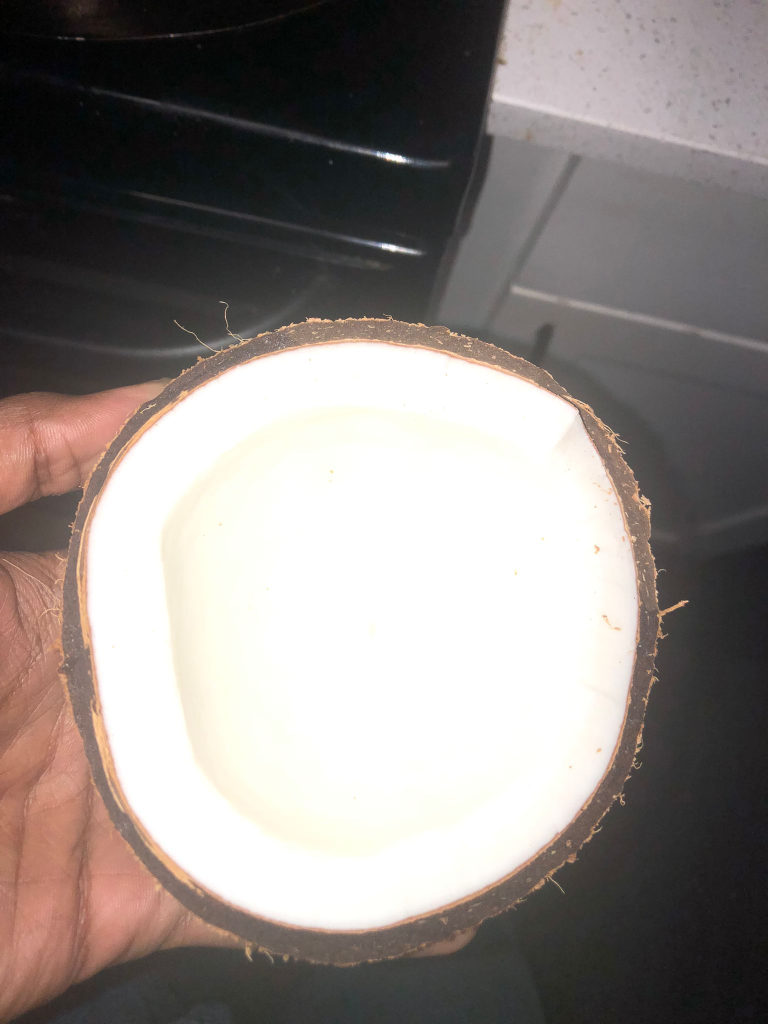
#> input picture image.jpg, 1536 x 2048 px (shown at 1/2 size)
$ python step1.py
#> lines starting #> are read from the running program, lines starting #| are printed output that depends on the picture; after the words box and inside, x2 and y2 are one past the last pixel; in counts of white or black regions, pixels touching at a corner belong together
import cv2
import numpy as np

# Read the image
image = cv2.imread('image.jpg')
#> image is the input picture: shape (2048, 1536, 3); mean B, G, R 131.7, 135, 142.2

# Convert the image to grayscale
gray = cv2.cvtColor(image, cv2.COLOR_BGR2GRAY)
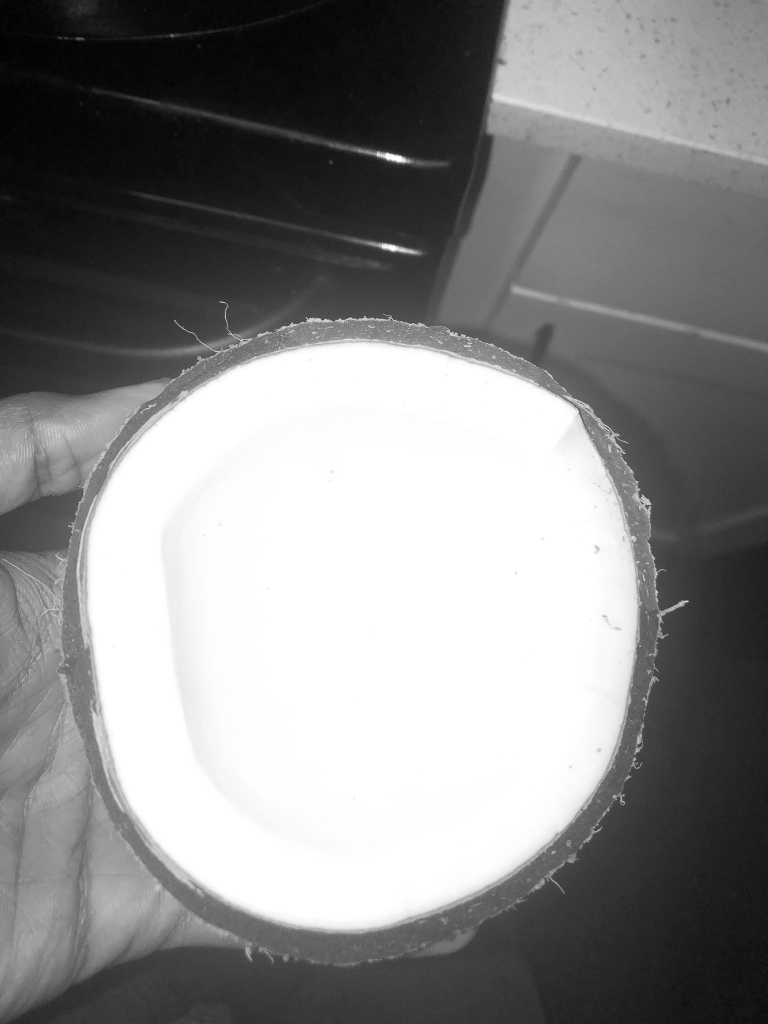
#> gray: shape (2048, 1536) (shown at 1/2 size); min 0, max 255, mean 136.8

# Threshold the image to obtain white regions
_, white_mask = cv2.threshold(gray, 200, 255, cv2.THRESH_BINARY)
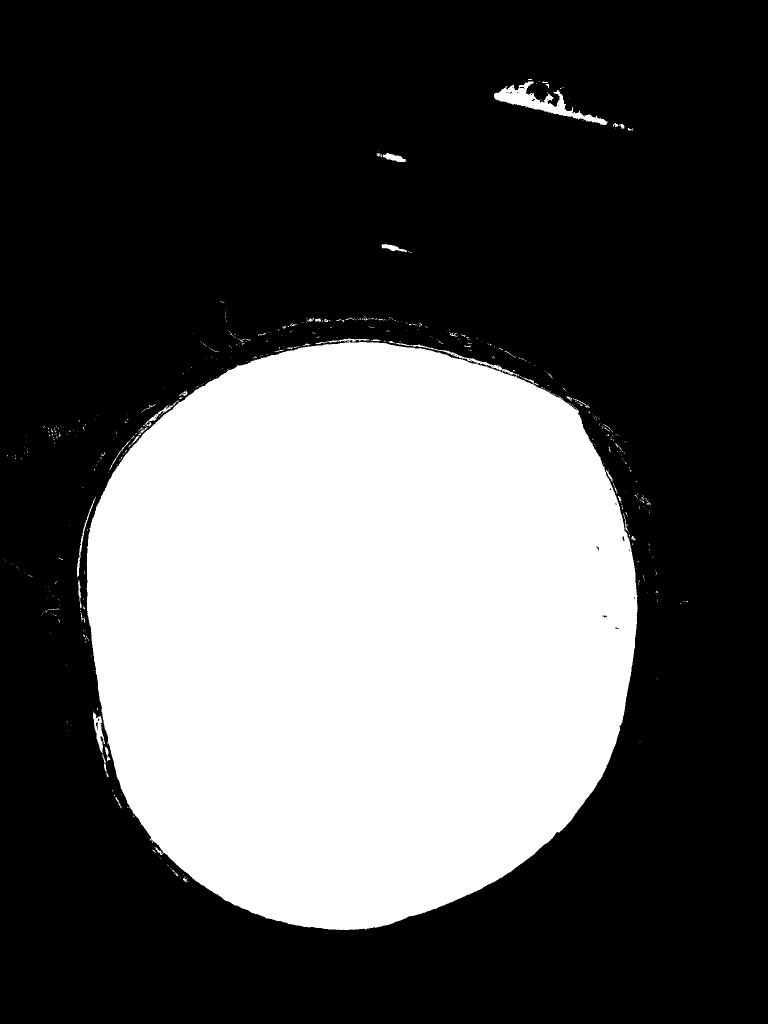
#> white_mask: shape (2048, 1536) (shown at 1/2 size); 33.5% white; 541 white regions (484 under 20 px)

# Find contours in the white mask
contours, _ = cv2.findContours(white_mask, cv2.RETR_EXTERNAL, cv2.CHAIN_APPROX_SIMPLE)
#> contours = 540 contours, 511 with area under 20; largest, box (x1, y1, x2, y2) and area: (173, 684, 1275, 1860) 1039016, (988, 162, 1215, 250) 4666, (186, 1425, 210, 1506) 741, (765, 306, 813, 324) 400, (154, 994, 192, 1154) 303

# Find the contour with the largest area
if contours:
    biggest_contour = max(contours, key=cv2.contourArea)
#> biggest_contour = contour of 2045 points, box (x1, y1, x2, y2) (173, 684, 1275, 1860), area 1039016

    # Create a mask for the contour region
    contour_mask = np.zeros_like(gray)
    cv2.drawContours(contour_mask, [biggest_contour], -1, (255), thickness=cv2.FILLED)
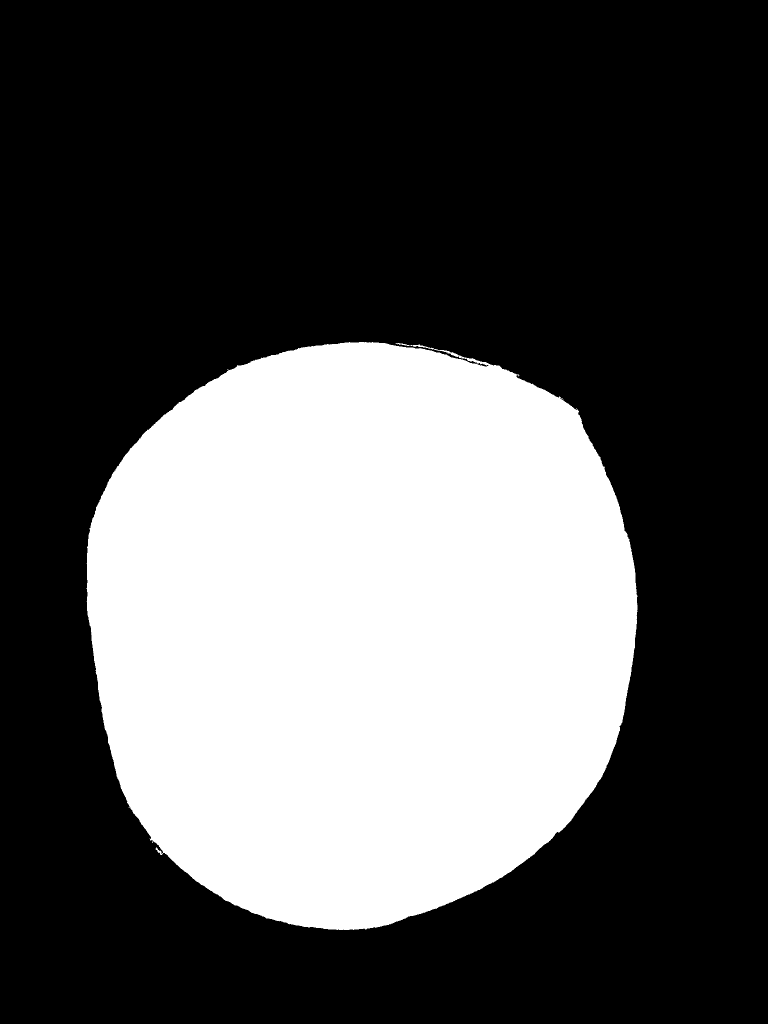
#> contour_mask: shape (2048, 1536) (shown at 1/2 size); 33.1% white; 1 white region, box (x1, y1, x2, y2) and area: (173, 684, 1275, 1860) 1040977

    # Find the minimum enclosing rectangle (bounding box) of the contour
    x, y, w, h = cv2.boundingRect(biggest_contour)
#> x = 173; y = 684; w = 1102; h = 1176

    # Apply the mask to the original image
    contour_region = cv2.bitwise_and(image, image, mask=contour_mask)
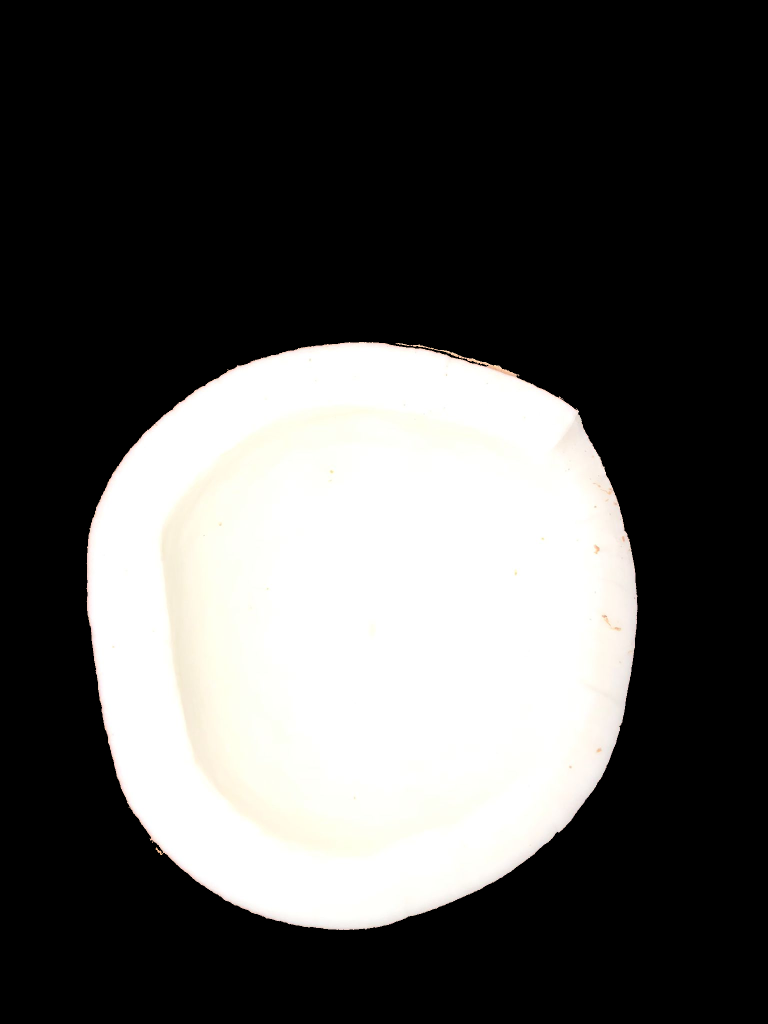
#> contour_region: shape (2048, 1536, 3) (shown at 1/2 size); mean B, G, R 82.4, 83.7, 84.1

    # Crop the contour region from the original image
    contour_region = contour_region[y:y+h, x:x+w]
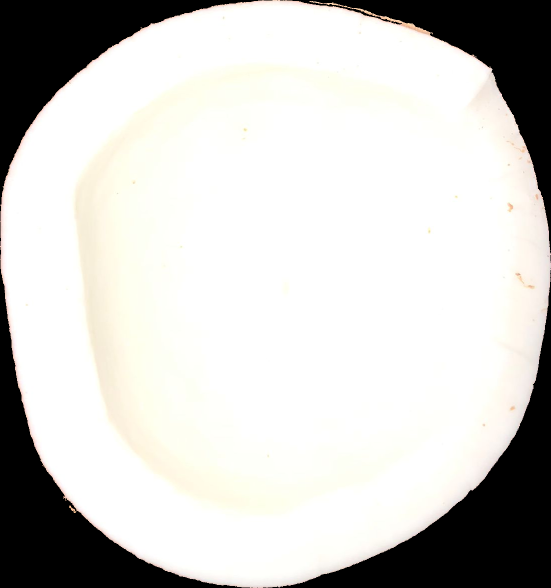
#> contour_region: shape (1176, 1102, 3) (shown at 1/2 size); mean B, G, R 199.9, 203.1, 204

    # Resize the contour region image to fit the contour
    resized_contour_region = cv2.resize(contour_region, (w, h))

    # Overlay grid lines on the resized contour region
    grid_size = 100
    rows, cols, _ = resized_contour_region.shape
#> rows = 1176; cols = 1102
    for i in range(0, rows, grid_size):
        cv2.line(resized_contour_region, (0, i), (cols, i), (0, 255, 0), 1)
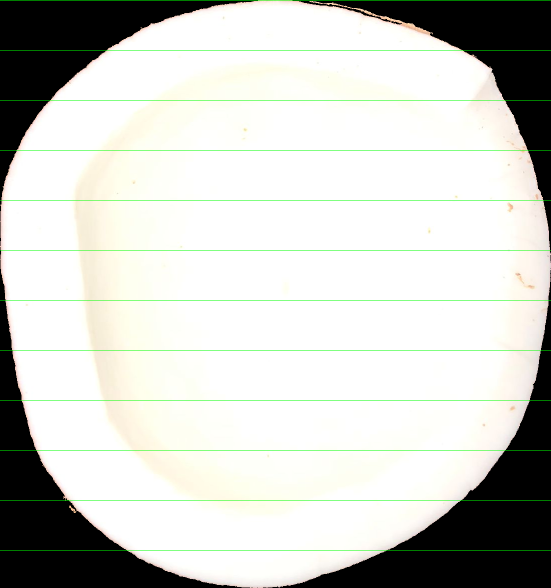
#> resized_contour_region: shape (1176, 1102, 3) (shown at 1/2 size); 1.02% of pixels changed, all inside (x1, y1, x2, y2) = (0, 0, 1102, 1101)
    for j in range(0, cols, grid_size):
        cv2.line(resized_contour_region, (j, 0), (j, rows), (0, 255, 0), 1)
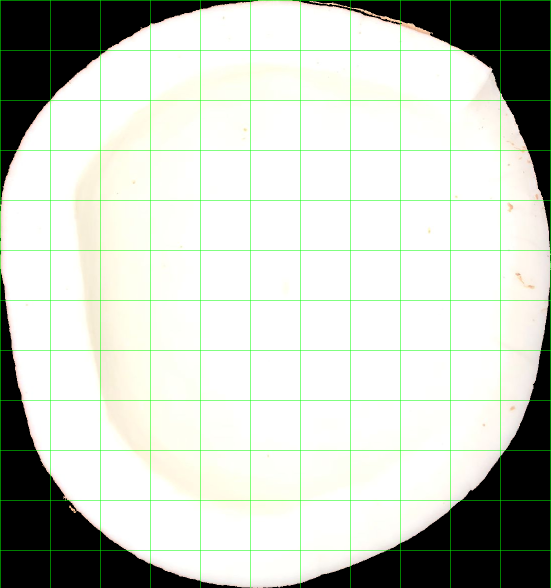
#> resized_contour_region: shape (1176, 1102, 3) (shown at 1/2 size); 1.08% of pixels changed, all inside (x1, y1, x2, y2) = (0, 1, 1101, 1176)

    # Display the resized contour region with grid lines
    cv2.imshow('Resized Contour Region with Grid', resized_contour_region)
    cv2.waitKey(0)
    cv2.destroyAllWindows()
else:
    print("No white segments found.")

$ run again, with pills.jpg copied over image.jpg
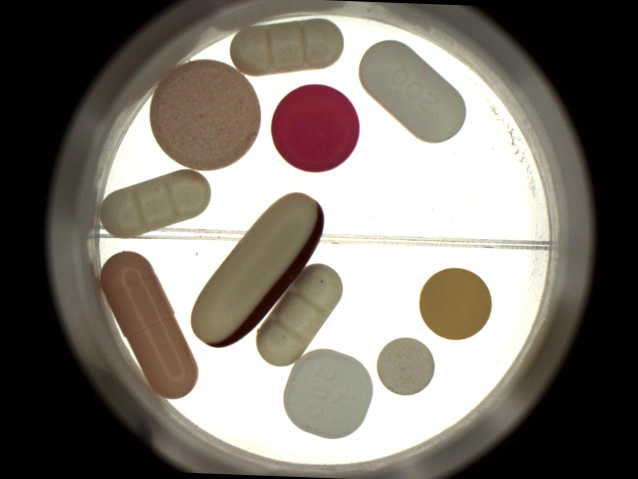
#> input picture pills.jpg, 1276 x 958 px (shown at 1/2 size)
#> image is the input picture: shape (958, 1276, 3); mean B, G, R 111.4, 119.2, 125.6
#> `_, white_mask = cv2.threshold(gray, 200, 255, cv2.THRESH_BINARY)`:
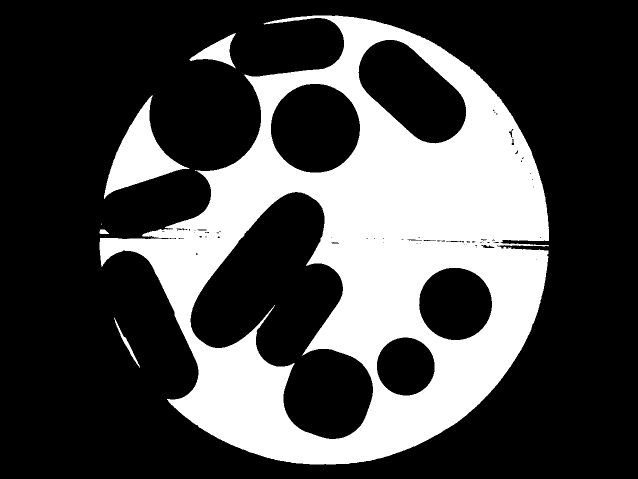
#> white_mask: shape (958, 1276) (shown at 1/2 size); 28.9% white; 6 white regions (1 under 20 px)
#> contours = 6 contours, 1 with area under 20; largest, box (x1, y1, x2, y2) and area: (199, 31, 1098, 929) 504502, (208, 190, 379, 398) 12196, (379, 66, 472, 137) 2372, (228, 635, 280, 735) 428, (199, 459, 218, 468) 108
#> biggest_contour = contour of 1739 points, box (x1, y1, x2, y2) (199, 31, 1098, 929), area 504502
#> contour_mask: shape (958, 1276); 41.4% white; 1 white region, box (x1, y1, x2, y2) and area: (199, 31, 1098, 929) 506365
#> x = 199; y = 31; w = 899; h = 898
#> after the loop `for j in range(0, cols, grid_size):`:
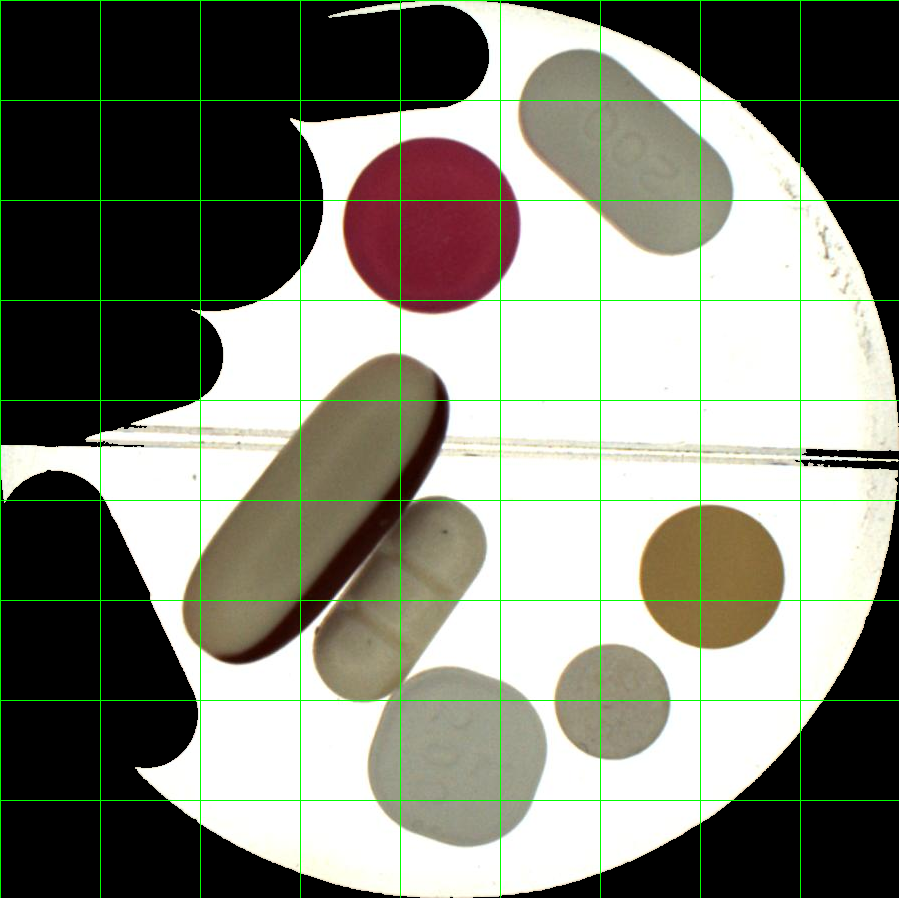
#> resized_contour_region: shape (898, 899, 3); mean B, G, R 121.8, 131.8, 131.2
